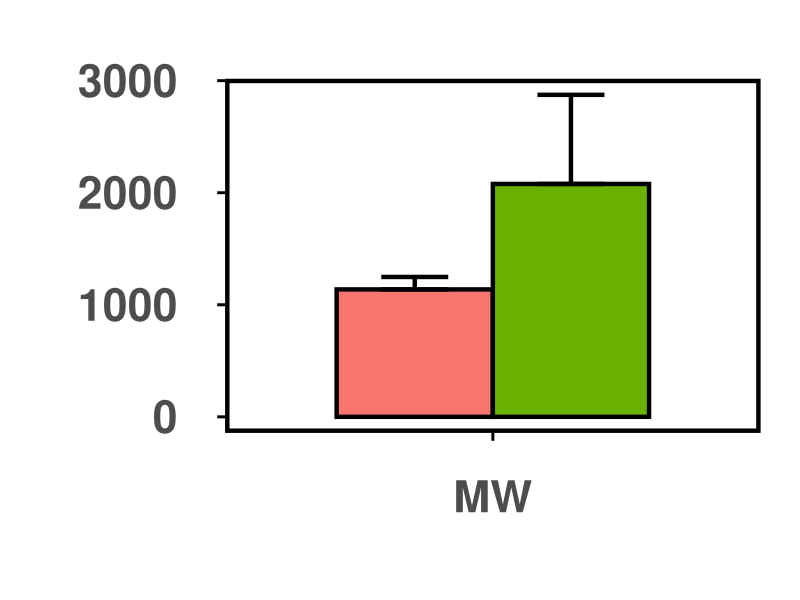
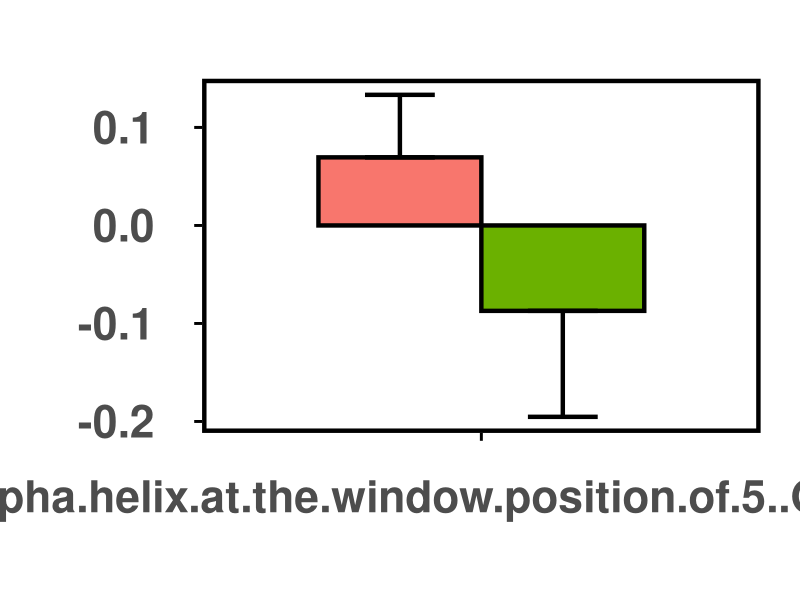
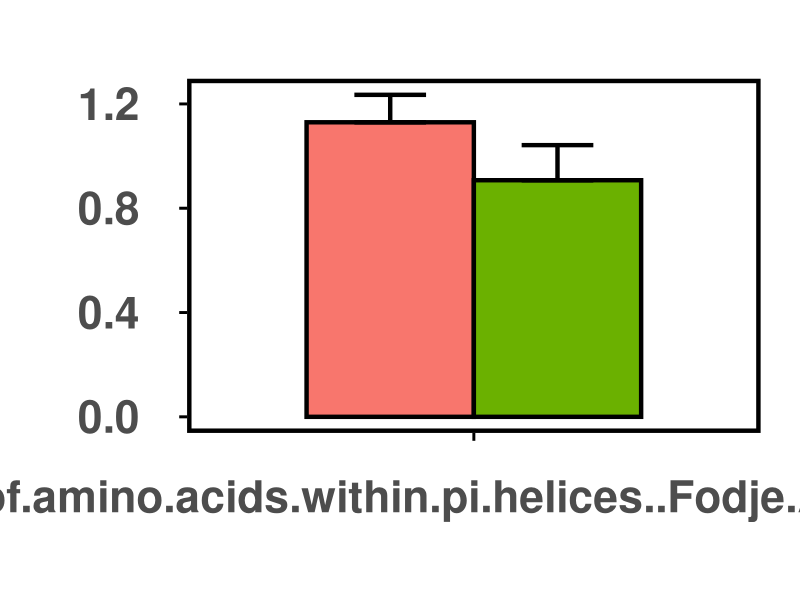
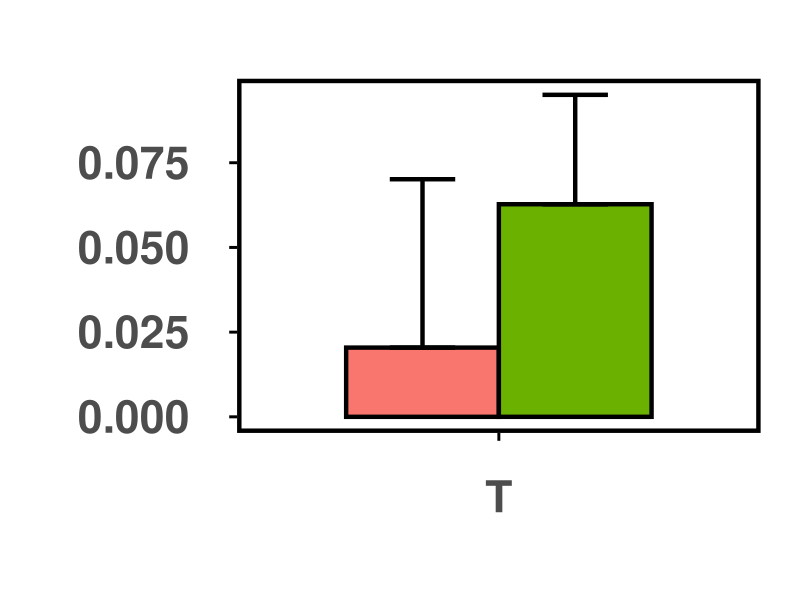
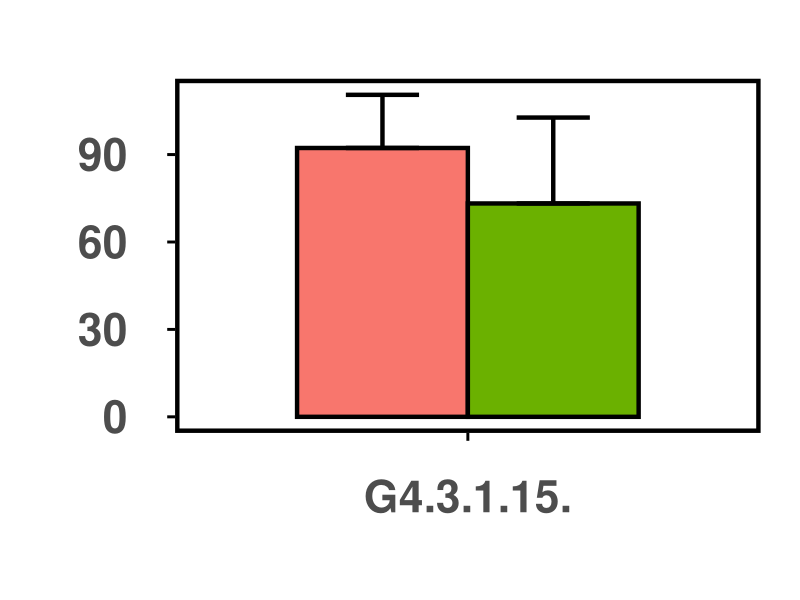
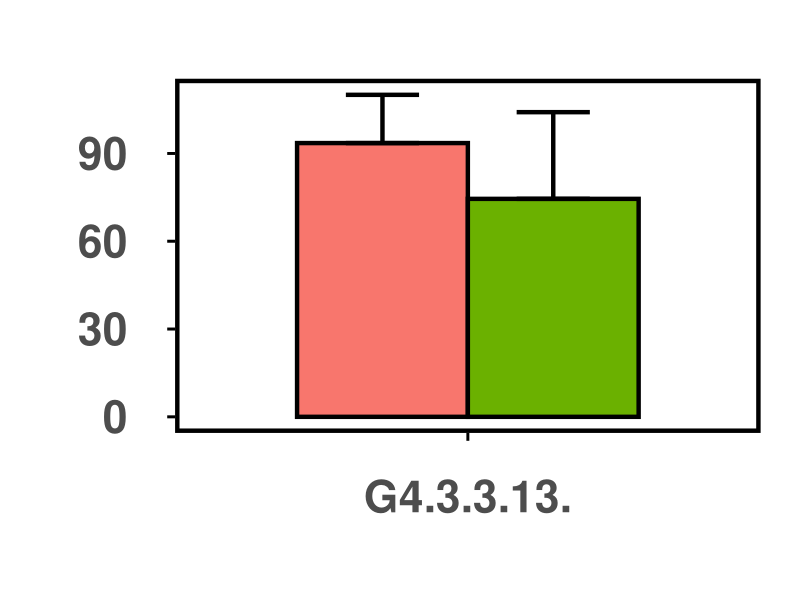
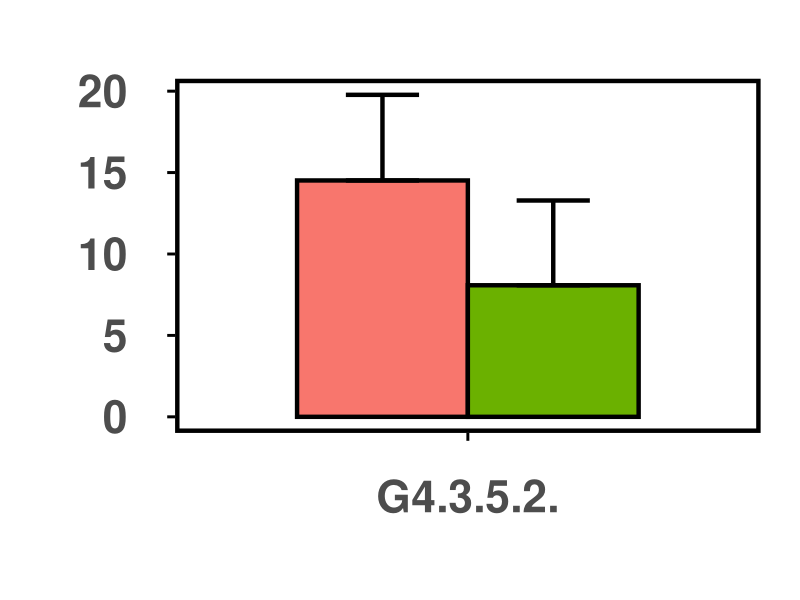
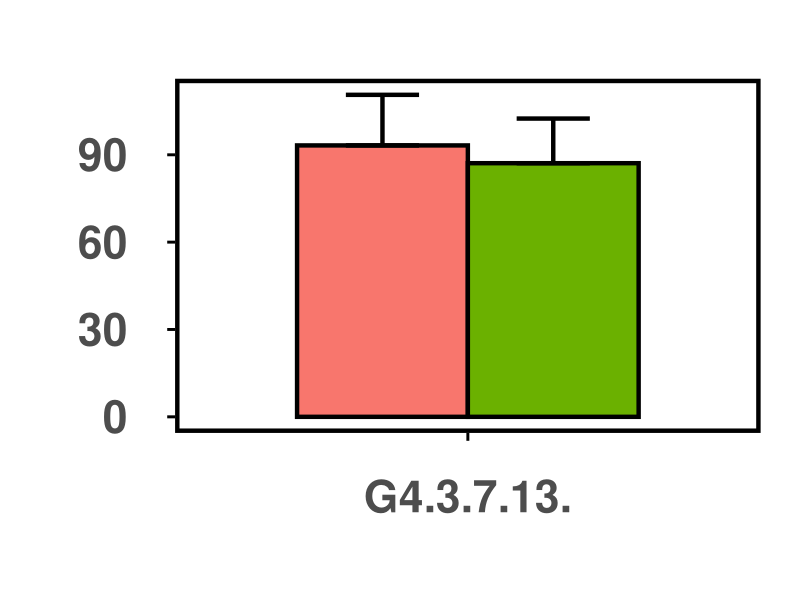

Recreate these plots in R, in order.
#setwd("d:/R_test/plotting bar charts")
#setwd("~/Downloads")

#this.dir <- dirname(parent.frame(2)$ofile)
#setwd(this.dir)

library(readxl)
library(ggplot2)
#library(grid)
library(gridExtra)
library(ggthemes)
library(stringr)



df<-read_excel("Fig3D_dual_vs_bpos_desc.xlsx")
df<-na.omit(df)

subplot_num=20

plots<-list()

for(i in 1:subplot_num)
  {
   df_row<-df[i,]
   formatted_df<-data.frame(matrix(ncol=4,nrow=2))
   x<-c("Descriptors","Epitope_type","Mean","Stdev")
   colnames(formatted_df)<-x
   
   #print(df_row)
   #print("\n")
   #saves the name of the descriptors for the 2 cells of first row
   formatted_df[,1]<-(df_row)[1]    #df_row$Descriptors
   #saves the epitope types (saved as column names)
   formatted_df[1,2]<-colnames(df_row)[2]
   formatted_df[2,2]<-colnames(df_row)[4]
   #saves the mean values of the epitope types
   formatted_df[1,3]<-(df_row)[2]
   formatted_df[2,3]<-(df_row)[4]
   #saves standard dev 
   formatted_df[1,4]<-(df_row)[3]
   formatted_df[2,4]<-(df_row)[5]
   
   
   #print(formatted_df)
   #print(" ")
   #line<-readline()
   #reordering the epitope types to the order as their row index so that ggplots plots
   #the bars the way they appear in the df
   formatted_df$Epitope_type<-as.factor(formatted_df$Epitope_type)
   formatted_df$Epitope_type<-factor(formatted_df$Epitope_type, levels=formatted_df$Epitope_type[order(as.numeric(rownames(df)))])
  
   #this shows the variable classes of the dataframe
   #str(formatted_df)
   
   dodge<-position_dodge(width=0.7)
   limits<-aes(ymax=formatted_df$Mean + (formatted_df$Mean>0)*formatted_df$Stdev, ymin=formatted_df$Mean - (formatted_df$Mean<0)*formatted_df$Stdev)
    
   #p<-ggplot(data=formatted_df,aes(x=Descriptors,y=Mean, fill=Epitope_type))
   p<-ggplot(data=formatted_df,aes(x=Descriptors,y=Mean, fill=Epitope_type))
                                                                                #adjust this for size of frame around bar
   p<-p + geom_bar(stat="identity", position = dodge, width = 0.7,colour="black",size=1.5)
   
   p<-p + scale_fill_manual("legend",values=c("#F8766D","#6BB100"))
   #dual #F8766D (red)
   #mono #283747 (black)
   #tpos #00B0F6 (blue)
   #bpos #6BB100 (green)
   
   p<-p + geom_errorbar(limits, position = dodge, width =0.3,size=1.5)
   
   
   p <- p + labs(x = " ", y = " ")
   p <- p + theme_few()
   p <- p + theme(legend.position="none")
   
   #adjusts the text size
   p <- p + theme(text=element_text(face="bold",size=40))
   
   #ignore this one for now
   #p <- p + theme(axis.line = element_line(size= 0.5, colour="black"))
   
   #adjusts the text distances from the axis, adjust the first numerical parameter
   p <- p + theme(axis.text.x = element_text(margin=margin(1,1,1,1,"cm")),
            axis.text.y = element_text(margin=margin(1,1,1,1,"cm")))
   
   #adjusts the frame around the picture
   p <- p + theme(panel.border = element_rect(colour = "black", fill=NA, size=3))
   
   #adjest  of the tick marks
   p <- p + theme(axis.ticks.length = unit(.2, "cm"), axis.ticks = element_line(size = 1, colour="black")) 
   
   # Add white space aroung the plot's margins
   
   p <- p + theme(plot.margin = margin(2, 1, -0.5, -0.5, "cm"))
   
  # print(p)
   
   plots[[i]]<-p
   

   

#this part saves the pictures to file   
   filename=paste0("Fig3D_dual_vs_bpos", i, ".pdf")
   pdf(filename)
   print(p)
   dev.off()
   
  }


#library(egg)
#ggarrange(plots[[1]],plots[[9]], ncol = 1)


#library(grid)
#grid.newpage()
#pushViewport(viewport(layout=grid.layout(1,5,heights=c(0.40,0.60))))
#print(plots[[1]], vp=viewport(layout.pos.row=1,layout.pos.col=1))
#print(plots[[2]], vp=viewport(layout.pos.row=1,layout.pos.col=2))
#print(plots[[3]], vp=viewport(layout.pos.row=1,layout.pos.col=3))
#print(plots[[4]], vp=viewport(layout.pos.row=1,layout.pos.col=4))
#print(plots[[5]], vp=viewport(layout.pos.row=1,layout.pos.col=5))



#do.call(grid.arrange(arrangeGrob(c(plots, ncol=5))))
#grid.arrange(arrangeGrobs(plots))


#this part attempts to save multiple plots together. Note that grid.arrange can be used with the whole plot vector instead of individual elements of it.
#the plotting together works up to 8 subplots. More will result in errornous display that are not corrigible with scaling the picture and is
#the error is retained inside the saved image file. Irrelevant of the file format (e.g. png, pdf)

#grid.arrange(plots[[1]],plots[[2]],plots[[3]],nrow=1,ncol=3) 
#pdf("plot.pdf")
#do.call("grid.arrange",c(plots,nrow=1))#,nrow=1,ncol=length(plots)))
#dev.off()